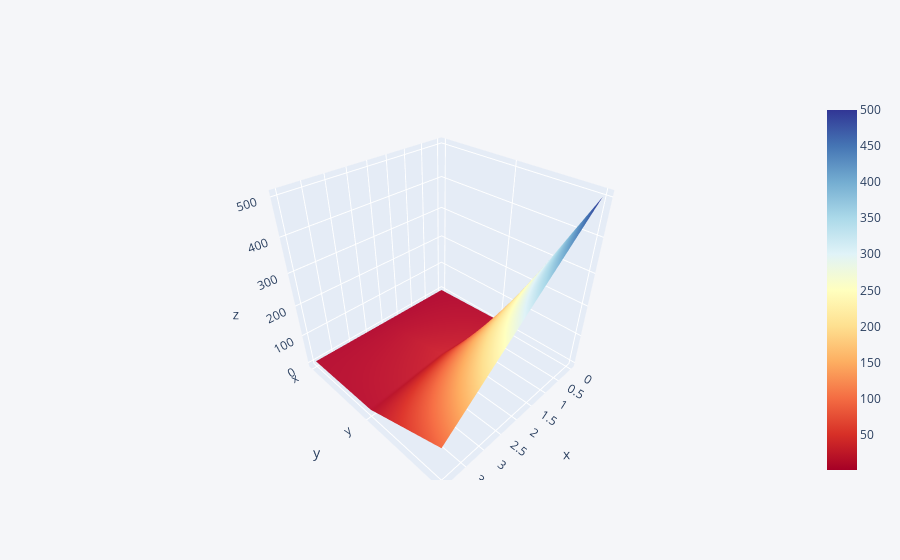

The code cell stored with this chart in its notebook:
### Code cell
df3.iplot(kind = "surface", colorscale = "rdylbu");

### Figure 1 — Plotly figure (JSON) as saved in the notebook; plotly's stock layout.template omitted (floating-point values rounded to 4 significant figures)
{"data": [{"colorscale": [[0, "rgb(165,0,38)"], [0.1, "rgb(215,48,39)"], [0.2, "rgb(244,109,67)"], [0.3, "rgb(253,174,97)"], [0.4, "rgb(254,224,144)"], [0.5, "rgb(255,255,191)"], [0.6, "rgb(224,243,248)"], [0.7, "rgb(171,217,233)"], [0.8, "rgb(116,173,209)"], [0.9, "rgb(69,117,180)"], [1, "rgb(49,54,149)"]], "type": "surface", "x": [0, 1, 2, 3, 4], "y": ["x", "y", "z"], "z": [[1, 2, 3, 4, 5], [10, 20, 30, 20, 10], [500, 400, 300, 200, 100]]}], "layout": {"legend": {"bgcolor": "#F5F6F9", "font": {"color": "#4D5663"}}, "paper_bgcolor": "#F5F6F9", "plot_bgcolor": "#F5F6F9", "title": {"font": {"color": "#4D5663"}}, "xaxis": {"gridcolor": "#E1E5ED", "showgrid": true, "tickfont": {"color": "#4D5663"}, "title": {"font": {"color": "#4D5663"}, "text": ""}, "zerolinecolor": "#E1E5ED"}, "yaxis": {"gridcolor": "#E1E5ED", "showgrid": true, "tickfont": {"color": "#4D5663"}, "title": {"font": {"color": "#4D5663"}, "text": ""}, "zerolinecolor": "#E1E5ED"}}}
